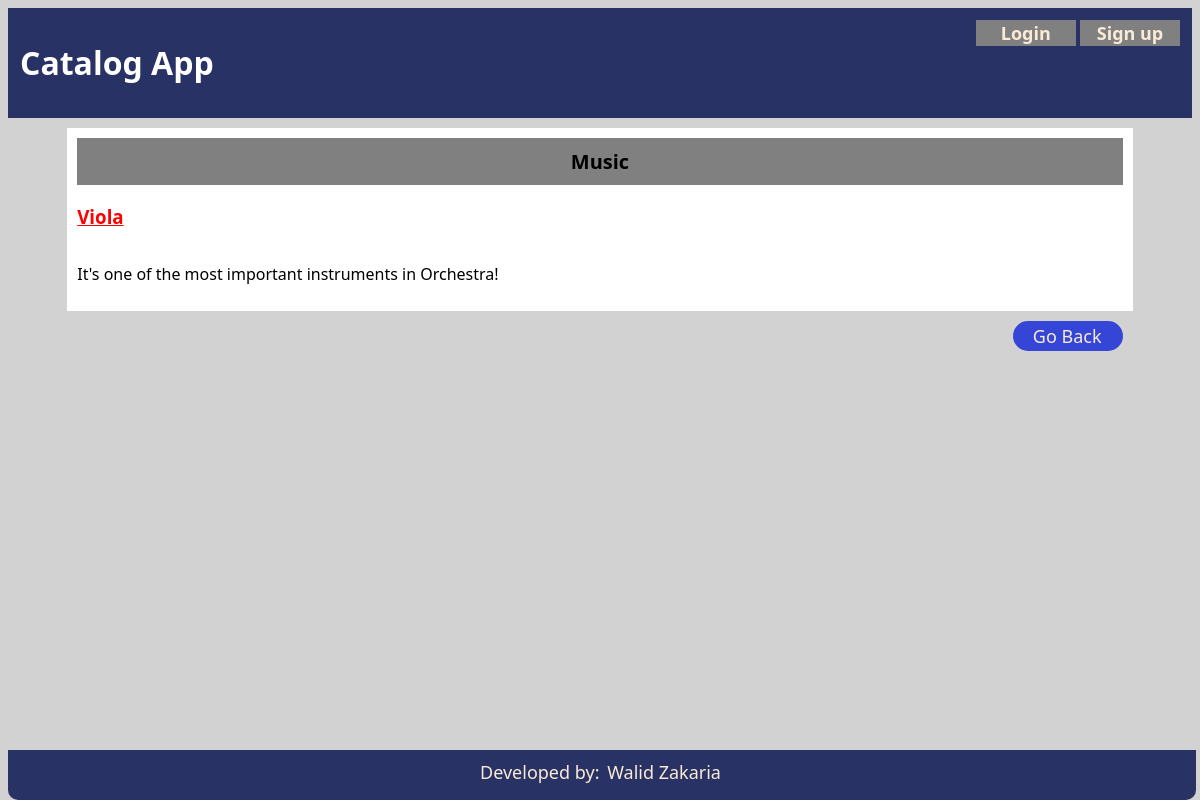
Page /catalog/Music/Viola on the committed database.
### app/models.py (models this page shows, shortened)
class Category(db.Model):
    __tablename__ = 'category'
    id = db.Column(db.Integer, primary_key=True)
    name = db.Column(db.String(50), nullable=False)

class Item(db.Model):
    __tablename__ = 'item'
    id = db.Column(db.Integer, primary_key=True)
    name = db.Column(db.String(50), nullable=False)
    description = db.Column(db.String(300))
    category_id = db.Column(db.Integer, ForeignKey('category.id'))
    category = relationship(Category)

### app/views.py (the view)
@app.route('/catalog/<string:category_name>/<string:item_name>')
def show_item(category_name, item_name):
    category_id = category_store.get_id_by_name(category_name)
    item = item_store.get_item_by_name_and_category(category_id.id, item_name)
    if current_user.is_authenticated:
        logged_name = current_user.username
    else:
        logged_name = ''
    return render_template('item.html', item=item,
                           category=category_name, current_user=logged_name)

### app/stores.py (called while the page is built)
    def get_id_by_name(self, category_name):
        result = self.data_provider.query.filter_by(name=category_name).first()
        return result

    def get_item_by_name_and_category(self, category_id, item_name):
        result = self.data_provider.query\
            .filter_by(category_id=category_id, name=item_name).first()
        return result

### app/templates/item.html (shortened to what this page needs)
<!DOCTYPE html>
<html lang="en">
<head>
    <link href="../../static/css/style.css" rel="stylesheet">
</head>
<body>
    <header>
        <h1>Catalog App</h1>
        <div id="login">
            {% if current_user != '' %}
                <button id="btn-logout" onclick="location.href='/logout';">Log Out</button>
                <h3>Welcome {{ current_user }}</h3>
            {% else %}
                <button id="btn-login" onclick="location.href='/login';">Login</button>
                <button id="btn-signup" onclick="location.href='/signup';">Sign up</button>
            {% endif %}
        </div>
    </header>
    <main>
        <div id="items">
            <div class="items-list">
                <div class="category-header">{{ category }}</div>
            </div>
            <div class="items-list">
                <h3>{{ item.name }}</h3>
                <p id="item-description">{{ item.description }}</p>
            </div>
        </div>
        <a id="link-back" href="/">Go Back</a>
    </main>
    <footer>
        <p id="my-signature">Developed by: <a id="my-mail" href="mailto:walidpiano@yahoo.com">Walid Zakaria</a></p>
    </footer>
    </body>
</html>

### app/static/css/style.css (style rules this page uses)
* { font-family: 'Segoe UI', Tahoma, Geneva, Verdana, sans-serif; box-sizing: border-box; }
header { background: rgb(40,50,100); padding: 12px; margin: 0 0 10px 0; }
h1 { color: white; display: inline-block; }
#login { float: right; margin: 0 auto; }
#btn-login, #btn-signup { font-size: 16px; background: gray; color: antiquewhite; border: none; width: 100px; font-weight: bold; font-size: 18px; }
body { background: rgb(210,210,210); position: relative; }
main { background: white; max-width: 90%; margin: 0 auto; height: 100%; padding: 10px; }
.items-list { display: flex; flex-wrap: wrap; }
a { display: flex; width: 50%; text-decoration-line: none; color: orangered; font-size: 18px; }
footer { background: rgb(40,50,100); margin: 0 auto; border-radius:0 0 10px 10px; position: fixed; bottom: 0; width: 99%; z-index: 1; height: 50px; text-align: center; padding: 10px; }
#my-signature, #my-mail { color: antiquewhite; display: inline; font-size: 18px; margin: 20px 3px; }
.category-header { width: 100%; font-weight: bold; font-size: 20px; background: grey; margin: 0; padding: 10px 5px; text-align: center; }
h3 { color: red; text-decoration-line: underline; display: block; width: 100%; }
#item-description { display: inline-block; width: 100%; }
#link-back { background: rgb(53, 69, 214); color: antiquewhite; padding: 3px 20px; border-radius: 15px; float: right; margin-top: 20px; width: 110px; }

### rows in the picture
Category: name "Music"
Item: name "Viola", description "It's one of the most important instruments in Orchestra!"
